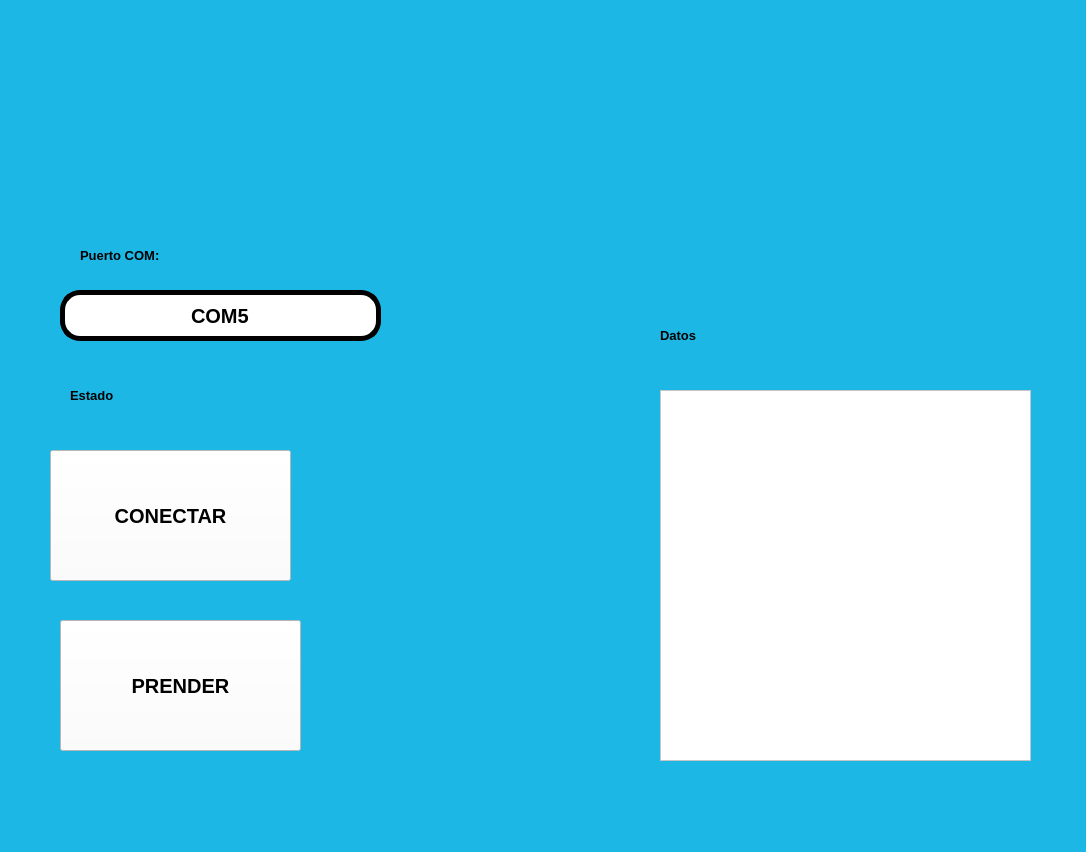
<?xml version="1.0" encoding="UTF-8"?>
<ui version="4.0">
 <class>MainWindow</class>
 <widget class="QMainWindow" name="MainWindow">
  <property name="geometry">
   <rect>
    <x>0</x>
    <y>0</y>
    <width>1086</width>
    <height>852</height>
   </rect>
  </property>
  <property name="windowTitle">
   <string>MainWindow</string>
  </property>
  <property name="styleSheet">
   <string notr="true">
background-color: rgb(29, 183, 230);</string>
  </property>
  <widget class="QWidget" name="centralwidget">
   <widget class="QLabel" name="imagen">
    <property name="geometry">
     <rect>
      <x>10</x>
      <y>20</y>
      <width>191</width>
      <height>161</height>
     </rect>
    </property>
    <property name="styleSheet">
     <string notr="true"/>
    </property>
    <property name="text">
     <string/>
    </property>
    <property name="pixmap">
     <pixmap resource="../PIP_2025_Eq1/Archivos/Recursos.qrc">:/ejercicios/elyochi.jpg</pixmap>
    </property>
    <property name="scaledContents">
     <bool>true</bool>
    </property>
   </widget>
   <widget class="QLabel" name="label">
    <property name="geometry">
     <rect>
      <x>80</x>
      <y>240</y>
      <width>111</width>
      <height>31</height>
     </rect>
    </property>
    <property name="font">
     <font>
      <pointsize>10</pointsize>
      <weight>75</weight>
      <bold>true</bold>
     </font>
    </property>
    <property name="text">
     <string>Puerto COM:</string>
    </property>
   </widget>
   <widget class="QLineEdit" name="txt_com">
    <property name="geometry">
     <rect>
      <x>60</x>
      <y>290</y>
      <width>321</width>
      <height>51</height>
     </rect>
    </property>
    <property name="font">
     <font>
      <pointsize>15</pointsize>
      <weight>75</weight>
      <bold>true</bold>
     </font>
    </property>
    <property name="styleSheet">
     <string notr="true">background-color: rgb(255, 255, 255);
border-radius:20px;
border:  5px solid black;
</string>
    </property>
    <property name="text">
     <string>COM5</string>
    </property>
    <property name="alignment">
     <set>Qt::AlignCenter</set>
    </property>
   </widget>
   <widget class="QLabel" name="imagen_2">
    <property name="geometry">
     <rect>
      <x>540</x>
      <y>30</y>
      <width>191</width>
      <height>161</height>
     </rect>
    </property>
    <property name="styleSheet">
     <string notr="true"/>
    </property>
    <property name="text">
     <string/>
    </property>
    <property name="pixmap">
     <pixmap resource="../PIP_2025_Eq1/Archivos/Recursos.qrc">:/ejercicios/kaldo.jpg</pixmap>
    </property>
    <property name="scaledContents">
     <bool>true</bool>
    </property>
   </widget>
   <widget class="QLabel" name="label_6">
    <property name="geometry">
     <rect>
      <x>850</x>
      <y>50</y>
      <width>121</width>
      <height>121</height>
     </rect>
    </property>
    <property name="text">
     <string/>
    </property>
    <property name="pixmap">
     <pixmap resource="../PIP_2025_Eq1/Archivos/Recursos.qrc">:/ejercicios/sams.jpeg</pixmap>
    </property>
    <property name="scaledContents">
     <bool>true</bool>
    </property>
   </widget>
   <widget class="QLabel" name="txt_estado">
    <property name="geometry">
     <rect>
      <x>70</x>
      <y>380</y>
      <width>161</width>
      <height>31</height>
     </rect>
    </property>
    <property name="font">
     <font>
      <pointsize>10</pointsize>
      <weight>75</weight>
      <bold>true</bold>
     </font>
    </property>
    <property name="text">
     <string>Estado</string>
    </property>
   </widget>
   <widget class="QPushButton" name="btn_accion">
    <property name="geometry">
     <rect>
      <x>50</x>
      <y>450</y>
      <width>241</width>
      <height>131</height>
     </rect>
    </property>
    <property name="font">
     <font>
      <pointsize>15</pointsize>
      <weight>75</weight>
      <bold>true</bold>
     </font>
    </property>
    <property name="styleSheet">
     <string notr="true">background-color: rgb(255, 255, 255);</string>
    </property>
    <property name="text">
     <string>CONECTAR</string>
    </property>
   </widget>
   <widget class="QListWidget" name="lista_datos">
    <property name="geometry">
     <rect>
      <x>660</x>
      <y>390</y>
      <width>371</width>
      <height>371</height>
     </rect>
    </property>
    <property name="font">
     <font>
      <pointsize>12</pointsize>
      <weight>75</weight>
      <bold>true</bold>
     </font>
    </property>
    <property name="styleSheet">
     <string notr="true">background-color: rgb(255, 255, 255);</string>
    </property>
   </widget>
   <widget class="QLabel" name="txt_estado_2">
    <property name="geometry">
     <rect>
      <x>660</x>
      <y>320</y>
      <width>111</width>
      <height>31</height>
     </rect>
    </property>
    <property name="font">
     <font>
      <pointsize>10</pointsize>
      <weight>75</weight>
      <bold>true</bold>
     </font>
    </property>
    <property name="text">
     <string>Datos</string>
    </property>
   </widget>
   <widget class="QPushButton" name="btn_control">
    <property name="geometry">
     <rect>
      <x>60</x>
      <y>620</y>
      <width>241</width>
      <height>131</height>
     </rect>
    </property>
    <property name="font">
     <font>
      <pointsize>15</pointsize>
      <weight>75</weight>
      <bold>true</bold>
     </font>
    </property>
    <property name="styleSheet">
     <string notr="true">background-color: rgb(255, 255, 255);</string>
    </property>
    <property name="text">
     <string>PRENDER</string>
    </property>
   </widget>
  </widget>
  <widget class="QMenuBar" name="menubar">
   <property name="geometry">
    <rect>
     <x>0</x>
     <y>0</y>
     <width>1086</width>
     <height>26</height>
    </rect>
   </property>
  </widget>
  <widget class="QStatusBar" name="statusbar"/>
 </widget>
 <resources>
  <include location="../PIP_2025_Eq1/Archivos/Recursos.qrc"/>
 </resources>
 <connections/>
</ui>
